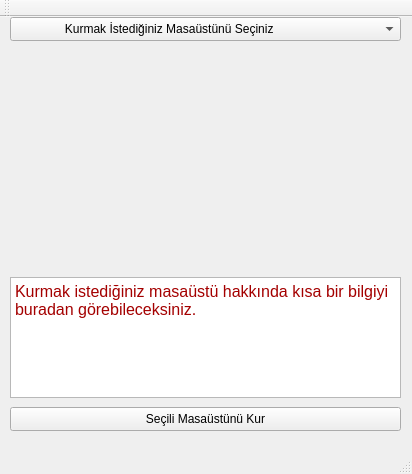
<?xml version="1.0" encoding="UTF-8"?>
<ui version="4.0">
 <class>MasaKur</class>
 <widget class="QMainWindow" name="MasaKur">
  <property name="geometry">
   <rect>
    <x>0</x>
    <y>0</y>
    <width>412</width>
    <height>474</height>
   </rect>
  </property>
  <property name="windowTitle">
   <string>Masaüstü Kurucu</string>
  </property>
  <widget class="QWidget" name="centralWidget">
   <widget class="QLabel" name="Resim">
    <property name="geometry">
     <rect>
      <x>10</x>
      <y>30</y>
      <width>390</width>
      <height>220</height>
     </rect>
    </property>
    <property name="text">
     <string/>
    </property>
    <property name="pixmap">
     <pixmap>../../../opt/masakur/resimler/               Kurmak İstediğiniz Masaüstünü Seçiniz.png</pixmap>
    </property>
   </widget>
   <widget class="QTextBrowser" name="MasaBilgi">
    <property name="geometry">
     <rect>
      <x>10</x>
      <y>260</y>
      <width>391</width>
      <height>121</height>
     </rect>
    </property>
    <property name="html">
     <string>&lt;!DOCTYPE HTML PUBLIC &quot;-//W3C//DTD HTML 4.0//EN&quot; &quot;http://www.w3.org/TR/REC-html40/strict.dtd&quot;&gt;
&lt;html&gt;&lt;head&gt;&lt;meta name=&quot;qrichtext&quot; content=&quot;1&quot; /&gt;&lt;style type=&quot;text/css&quot;&gt;
p, li { white-space: pre-wrap; }
&lt;/style&gt;&lt;/head&gt;&lt;body style=&quot; font-family:'Sans'; font-size:9pt; font-weight:400; font-style:normal;&quot;&gt;
&lt;p style=&quot; margin-top:0px; margin-bottom:0px; margin-left:0px; margin-right:0px; -qt-block-indent:0; text-indent:0px;&quot;&gt;&lt;span style=&quot; font-size:12pt; color:#a40000;&quot;&gt;Kurmak istediğiniz masaüstü hakkında kısa bir bilgiyi buradan görebileceksiniz.&lt;/span&gt;&lt;/p&gt;&lt;/body&gt;&lt;/html&gt;</string>
    </property>
   </widget>
   <widget class="QPushButton" name="MasaKurButonu">
    <property name="geometry">
     <rect>
      <x>10</x>
      <y>390</y>
      <width>391</width>
      <height>24</height>
     </rect>
    </property>
    <property name="text">
     <string>Seçili Masaüstünü Kur</string>
    </property>
   </widget>
   <widget class="QComboBox" name="comboBox">
    <property name="geometry">
     <rect>
      <x>10</x>
      <y>0</y>
      <width>391</width>
      <height>24</height>
     </rect>
    </property>
    <item>
     <property name="text">
      <string>               Kurmak İstediğiniz Masaüstünü Seçiniz</string>
     </property>
    </item>
    <item>
     <property name="text">
      <string>cinnamon</string>
     </property>
    </item>
    <item>
     <property name="text">
      <string>gnome</string>
     </property>
    </item>
    <item>
     <property name="text">
      <string>kde</string>
     </property>
    </item>
    <item>
     <property name="text">
      <string>lxde</string>
     </property>
    </item>
    <item>
     <property name="text">
      <string>lxqt</string>
     </property>
    </item>
    <item>
     <property name="text">
      <string>mate</string>
     </property>
    </item>
    <item>
     <property name="text">
      <string>xfce</string>
     </property>
    </item>
   </widget>
  </widget>
  <widget class="QMenuBar" name="menuBar">
   <property name="geometry">
    <rect>
     <x>0</x>
     <y>0</y>
     <width>412</width>
     <height>21</height>
    </rect>
   </property>
  </widget>
  <widget class="QToolBar" name="mainToolBar">
   <attribute name="toolBarArea">
    <enum>TopToolBarArea</enum>
   </attribute>
   <attribute name="toolBarBreak">
    <bool>false</bool>
   </attribute>
  </widget>
  <widget class="QStatusBar" name="statusBar"/>
 </widget>
 <layoutdefault spacing="6" margin="11"/>
 <resources/>
 <connections/>
</ui>
